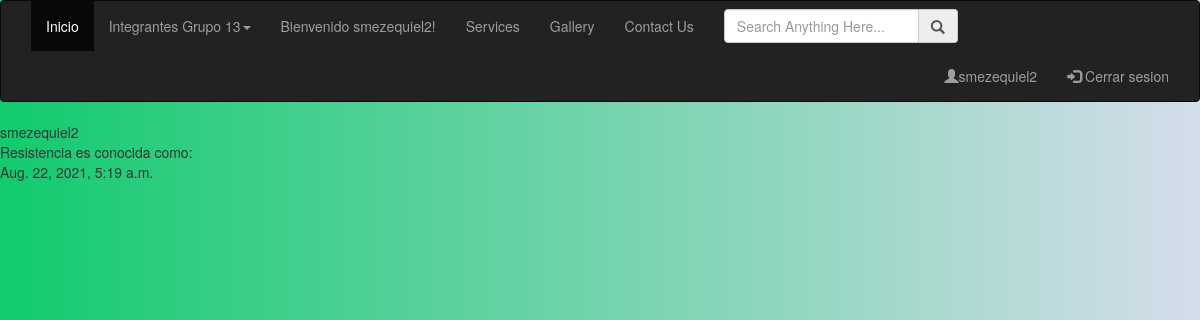
The page /juegote/detalle_pregunta/5 (signed in) on the database its author committed.
### juegote/models.py (models this page shows, shortened)
class Pregunta(models.Model):
    autor = models.ForeignKey('auth.User', on_delete=models.CASCADE)
    pregunta = models.CharField(max_length=500)
    fecha_creacion = models.DateTimeField(auto_now_add=True)
    id_categoria = models.ForeignKey('Categoria', on_delete=models.CASCADE)

### juegote/views.py (the view)
# urls.py: path("detalle_pregunta/<int:identificador>",
@login_required(login_url='/login')
@permission_required('juegote.view_pregunta', login_url='/login')
def detalle_pregunta(request, identificador):
    pregunta = Pregunta.objects.get(pk=identificador)
    return render(request, 'juegote/detalle_pregunta.html', {"pregunta": pregunta})

### templates/juegote/detalle_pregunta.html (shortened to what this page needs)
{% extends "base2.html" %}
{% block body %}
    {{pregunta.autor}}
    <br>
    {{pregunta.pregunta}}
    <br>
    {{pregunta.fecha_creacion}}
{% endblock %}

### templates/base2.html (shortened to what this page needs)
{% load static %}
<html>
  <head>
    <link rel="stylesheet" type="text/css" href="{% static 'css/styles.css' %>}?{% now "U" %}/>
  <link href="https://cdn.jsdelivr.net/npm/bootstrap@5.1.0/dist/css/bootstrap.min.css" rel="stylesheet"
>
</head>
  <body>
    <link rel="stylesheet" href="https://maxcdn.bootstrapcdn.com/bootstrap/3.3.7/css/bootstrap.min.css">
    <div class="navbar navbar-inverse">
            <div class="container-fluid">
                <div class="row">
                    <div class="col-lg-12">
                        <div class="navbar-collapse collapse" id="mobile_menu">
                            <ul class="nav navbar-nav">
                                <li class="active"><a href="/">Inicio</a></li>
                                <li><a href="#" class="dropdown-toggle" data-toggle="dropdown">Integrantes Grupo 13<span class="caret"></span></a>
                                </li>
                                <li><a href="#">Bienvenido {{request.user.username}}!</a></li>
                                <li><a href="#">Services</a></li>
                                <li><a href="#">Gallery</a></li>
                                <li><a href="#">Contact Us</a></li>
                            </ul>
                            <ul class="nav navbar-nav">
                                <li>
                                    <form action="" class="navbar-form">
                                        <div class="form-group">
                                            <div class="input-group">
                                                <input type="search" name="search" id="" placeholder="Search Anything Here..." class="form-control">
                                                <span class="input-group-addon"><span class="glyphicon glyphicon-search"></span></span>
                                            </div>
                                        </div>
                                    </form>
                                </li>
                            </ul>
                            {% if request.user.username %}
                            <div class="nav navbar-nav navbar-right">
                                <li><a class= "nav-link disabled" href="#" tabindex="-1" aria-disabled="true" ><span class="glyphicon glyphicon-user"></span>{{request.user.username}}</a></li>
                            <li><a href="/logout"><span class="glyphicon glyphicon-log-in"></span> Cerrar sesion</a></li>
                            </div>
                            {% endif %}
                        </div>
                    </div>
                </div>
            </div>
        </div>
    {% block body %}{% endblock %}
  </body>
</html>

### templates/base2.html (style rules this page uses)
body { background: #11cb6e; background: -webkit-linear-gradient(to right, rgb(17, 203, 110), rgb(213, 221, 235)); background: linear-gradient(to right, rgba(17, 203, 110), rgba(213, 221, 235)) }

### rows shown on the page
Pregunta: autor "smezequiel2", pregunta "Resistencia es conocida como:", fecha_creacion "Aug. 22, 2021, 5:19 a.m."

### other values the page prints
{{ request.user.username }} "smezequiel2"
